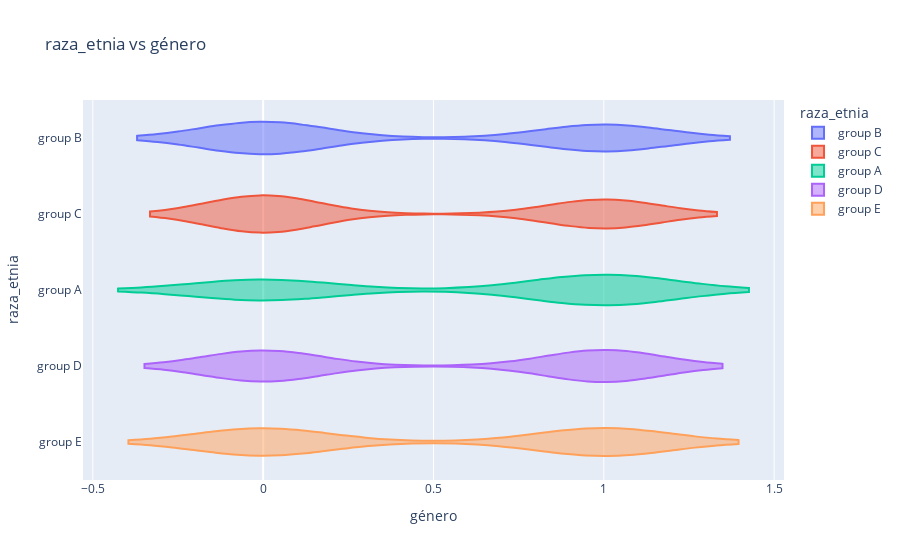

The notebook cell this image was saved under:
### Code cell
fig = px.violin(df, x='género', y='raza_etnia', color='raza_etnia', title='raza_etnia vs género' )
fig.show()

### Figure 1 — Plotly figure (JSON) as saved in the notebook; plotly's stock layout.template omitted (floating-point values rounded to 4 significant figures; data arrays with more than 128 entries replaced by an {"elided": "..."} marker saying what was removed)
{"data": [{"alignmentgroup": "True", "box": {"visible": false}, "hovertemplate": "raza_etnia=%{y}<br>género=%{x}<extra></extra>", "legendgroup": "group B", "marker": {"color": "#636efa"}, "name": "group B", "offsetgroup": "group B", "orientation": "h", "scalegroup": "True", "showlegend": true, "type": "violin", "x": {"elided": "190 int values"}, "x0": " ", "xaxis": "x", "y": {"elided": "190 str values"}, "y0": " ", "yaxis": "y"}, {"alignmentgroup": "True", "box": {"visible": false}, "hovertemplate": "raza_etnia=%{y}<br>género=%{x}<extra></extra>", "legendgroup": "group C", "marker": {"color": "#EF553B"}, "name": "group C", "offsetgroup": "group C", "orientation": "h", "scalegroup": "True", "showlegend": true, "type": "violin", "x": {"elided": "319 int values"}, "x0": " ", "xaxis": "x", "y": {"elided": "319 str values"}, "y0": " ", "yaxis": "y"}, {"alignmentgroup": "True", "box": {"visible": false}, "hovertemplate": "raza_etnia=%{y}<br>género=%{x}<extra></extra>", "legendgroup": "group A", "marker": {"color": "#00cc96"}, "name": "group A", "offsetgroup": "group A", "orientation": "h", "scalegroup": "True", "showlegend": true, "type": "violin", "x": [1, 1, 0, 1, 0, 1, 1, 0, 1, 1, 0, 1, 0, 1, 1, 1, 1, 1, 1, 1, 1, 1, 1, 1, 1, 0, 0, 1, 0, 1, 1, 0, 0, 1, 0, 0, 1, 1, 1, 0, 1, 1, 0, 1, 1, 1, 0, 1, 1, 1, 0, 0, 1, 1, 0, 1, 1, 0, 0, 1, 0, 1, 1, 1, 0, 1, 0, 1, 1, 1, 0, 0, 0, 1, 0, 0, 0, 0, 0, 1, 1, 0, 1, 0, 0, 0, 1, 0, 1], "x0": " ", "xaxis": "x", "y": ["group A", "group A", "group A", "group A", "group A", "group A", "group A", "group A", "group A", "group A", "group A", "group A", "group A", "group A", "group A", "group A", "group A", "group A", "group A", "group A", "group A", "group A", "group A", "group A", "group A", "group A", "group A", "group A", "group A", "group A", "group A", "group A", "group A", "group A", "group A", "group A", "group A", "group A", "group A", "group A", "group A", "group A", "group A", "group A", "group A", "group A", "group A", "group A", "group A", "group A", "group A", "group A", "group A", "group A", "group A", "group A", "group A", "group A", "group A", "group A", "group A", "group A", "group A", "group A", "group A", "group A", "group A", "group A", "group A", "group A", "group A", "group A", "group A", "group A", "group A", "group A", "group A", "group A", "group A", "group A", "group A", "group A", "group A", "group A", "group A", "group A", "group A", "group A", "group A"], "y0": " ", "yaxis": "y"}, {"alignmentgroup": "True", "box": {"visible": false}, "hovertemplate": "raza_etnia=%{y}<br>género=%{x}<extra></extra>", "legendgroup": "group D", "marker": {"color": "#ab63fa"}, "name": "group D", "offsetgroup": "group D", "orientation": "h", "scalegroup": "True", "showlegend": true, "type": "violin", "x": {"elided": "262 int values"}, "x0": " ", "xaxis": "x", "y": {"elided": "262 str values"}, "y0": " ", "yaxis": "y"}, {"alignmentgroup": "True", "box": {"visible": false}, "hovertemplate": "raza_etnia=%{y}<br>género=%{x}<extra></extra>", "legendgroup": "group E", "marker": {"color": "#FFA15A"}, "name": "group E", "offsetgroup": "group E", "orientation": "h", "scalegroup": "True", "showlegend": true, "type": "violin", "x": {"elided": "140 int values"}, "x0": " ", "xaxis": "x", "y": {"elided": "140 str values"}, "y0": " ", "yaxis": "y"}], "layout": {"legend": {"title": {"text": "raza_etnia"}, "tracegroupgap": 0}, "title": {"text": "raza_etnia vs género"}, "violinmode": "overlay", "xaxis": {"anchor": "y", "domain": [0, 1], "title": {"text": "género"}}, "yaxis": {"anchor": "x", "categoryarray": ["group E", "group D", "group A", "group C", "group B"], "categoryorder": "array", "domain": [0, 1], "title": {"text": "raza_etnia"}}}}
